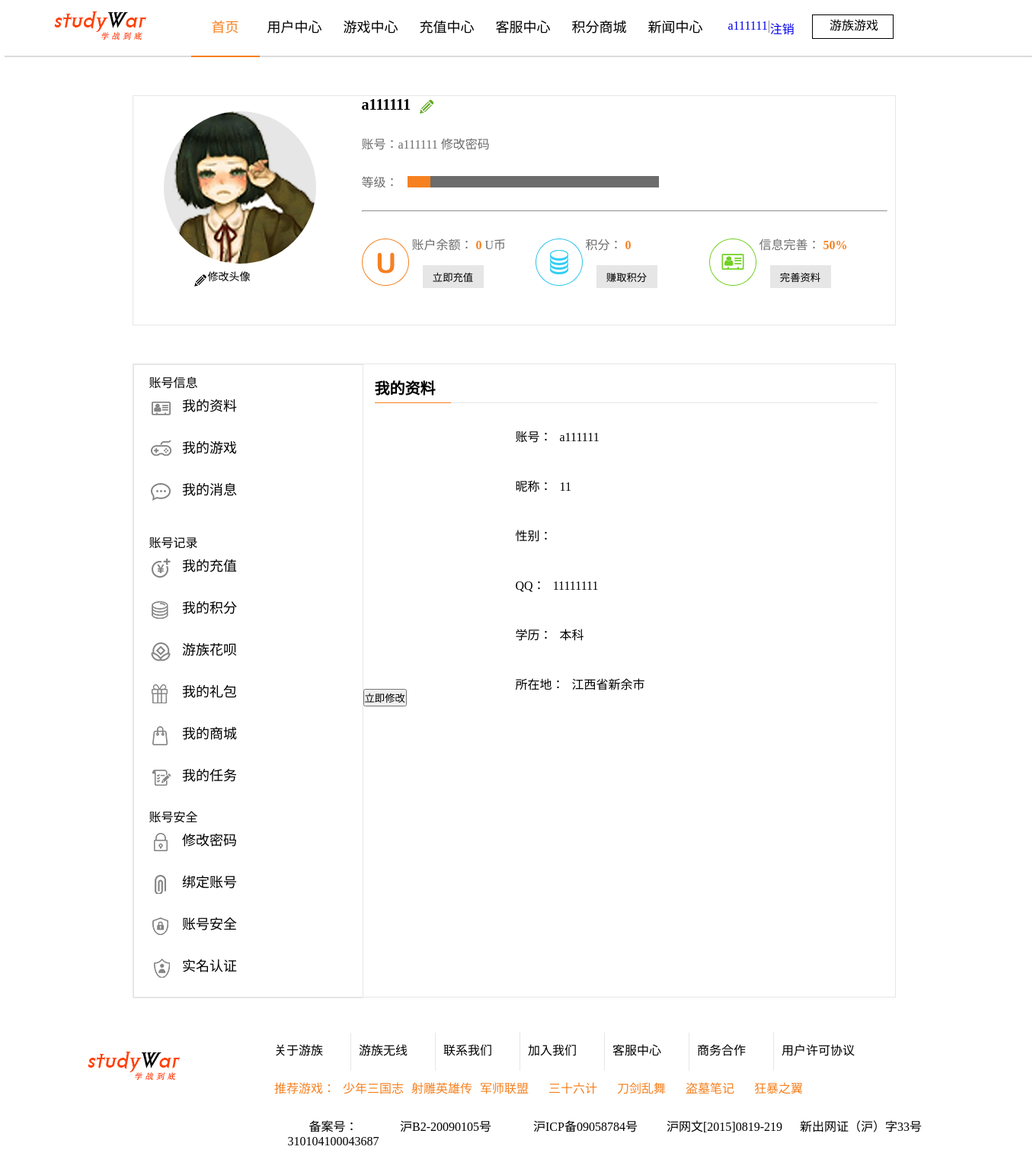
Screenshot of /YeMianPHP/customer/ziliao.php (signed in) with the database file from the repository.
### tables this page shows
CREATE TABLE `message` (
  `message_id` int(8) unsigned NOT NULL AUTO_INCREMENT,
  `account_id` varchar(20) NOT NULL,
  `nickname` varchar(20) NOT NULL,
  `sex` enum('男','女','未填写','保密') NOT NULL DEFAULT '未填写',
  `QQ` varchar(20) NOT NULL DEFAULT '未填写',
  `xueli` varchar(20) DEFAULT '未填写',
  `province` varchar(20) DEFAULT '未填写',
  `city` varchar(20) DEFAULT '未填写',
  `jifen` int(8) NOT NULL DEFAULT '0',
  `Ubi` int(8) NOT NULL DEFAULT '0',
  `create_time` varchar(20) DEFAULT NULL,
  `update_time` varchar(20) DEFAULT NULL,
  `status` int(2) DEFAULT '1',
  PRIMARY KEY (`message_id`),
  UNIQUE KEY `account_id` (`account_id`),
  UNIQUE KEY `nickname` (`nickname`)
);

### YeMianPHP/customer/ziliao.php (the view, shortened to what this page needs)
<?php
$mysql=mysqli_connect('localhost', 'root', '', 'game');
mysqli_set_charset($mysql, 'utf8');
if(isset($_SESSION["code"])){
    $zhanghao=$_SESSION['account_id'];
}
$sql5="SELECT * FROM message WHERE account_id='{$zhanghao}' AND STATUS=1;";
$re5=mysqli_query($mysql, $sql5);
$temp5=array();
while ($data5=mysqli_fetch_assoc($re5)){
    $temp5[]=$data5;
}
?>
<!DOCTYPE html>
<html>
<head>
<link  rel="stylesheet" href="../../CSS/daohang.css"/>
<link  rel="stylesheet" href="../../CSS/customer.css"/>
</head>
<body>
<div class="top">
    <a class="logo" href="#"></a>
   <ul class="ul1">
        <li><span></span><a href="index2.php"class="active">首页</a></li>
        <li><span></span><a href="customer.php">用户中心</a></li>
        <li><span></span><a href="YeYou.php">游戏中心</a></li>
        <li><span></span><a href="pay.php">充值中心</a></li>
        <li><span></span><a href="keFu.php">客服中心</a></li>
        <li><span></span><a href="shop.php">积分商城</a></li>
        <li><span></span><a href="gameNews.php">新闻中心</a></li>
    </ul>
    <ul class="ul2">
        <?php foreach ($temp5 as $v){?>
       <li><a href="#"><?php echo $v['account_id']?></a></li>
       <li>|</li>
       <li><a href="login.php?action=logout">注销</a></li>
       <?php }?>
    </ul>
    <div class="select1"><span class="you">&nbsp;</span>游族游戏</div>
</div>
<div class="main">
    <div class="up">
        <div class="left">
            <span>&nbsp;</span>
            <p><span>&nbsp;</span>修改头像</p>
        </div>
        <div class="right">
            <div class="right1">
                <ul>
                <?php foreach ($temp5 as $v){?>
                    <li><b><?php echo $v['account_id']?></b><span>&nbsp;</span></li>
                    <li><a>账号：<?php echo $v['account_id']?></a>
                          <a href="./customer/pwd.php">修改密码</a>
                    </li>
                    <li><a>等级：</a>
                        <div class="one"></div>
                        <div class="two"></div>
                    </li>
                    <?php }?>
                </ul>
            </div>
            <hr/>
            <div class="right2">
                <ul>
                    <?php foreach ($temp5 as $v){?>
                    <li>
                        <span>&nbsp;</span>
                        <a>账户余额：</a>
                        <b><?php echo $v['Ubi']?></b>
                        <a>U币</a>
                        <input type="button" value="立即充值" onclick="location.href='../pay.php'"/>
                    </li>
                    <li>
                        <span>&nbsp;</span>
                        <a>积分：</a>
                        <b><?php echo $v['jifen']?></b>
                        <input type="button" value="赚取积分" onclick="location.href='../shop.php'"/>
                    </li>
                    <li>
                        <span>&nbsp;</span>
                        <a>信息完善：</a>
                        <b>50%</b>
                        <input type="button" value="完善资料"/>
                    </li>
                    <?php }?>
                </ul>
            </div>
        </div>
    </div>
    <div class="down1">
        <div class="left">
            <div class="div1">
                <p>账号信息</p>
                <ul>
                    <li><span>&nbsp;</span>&nbsp;&nbsp;&nbsp;<a href="#">我的资料</a></li>
                    <li><span>&nbsp;</span>&nbsp;&nbsp;&nbsp;<a href="#">我的游戏</a></li>
                    <li><span>&nbsp;</span>&nbsp;&nbsp;&nbsp;<a href="#">我的消息</a></li>
                </ul>
            </div>
            <div class="div2">
                <p>账号记录</p>
                <ul>
                    <li><span>&nbsp;</span>&nbsp;&nbsp;&nbsp;<a href="#">我的充值</a></li>
                    <li><span>&nbsp;</span>&nbsp;&nbsp;&nbsp;<a href="#">我的积分</a></li>
                    <li><span>&nbsp;</span>&nbsp;&nbsp;&nbsp;<a href="#">游族花呗</a></li>
                    <li><span>&nbsp;</span>&nbsp;&nbsp;&nbsp;<a href="#">我的礼包</a></li>
                    <li><span>&nbsp;</span>&nbsp;&nbsp;&nbsp;<a href="#">我的商城</a></li>
                    <li><span>&nbsp;</span>&nbsp;&nbsp;&nbsp;<a href="#">我的任务</a></li>
                </ul>
            </div>
            <div class="div3">
                <p>账号安全</p>
                <ul>
                    <li><span>&nbsp;</span>&nbsp;&nbsp;&nbsp;<a href="pwd.php">修改密码</a></li>
                    <li><span>&nbsp;</span>&nbsp;&nbsp;&nbsp;<a href="#">绑定账号</a></li>
                    <li><span>&nbsp;</span>&nbsp;&nbsp;&nbsp;<a href="../customer.php">账号安全</a></li>
                    <li><span>&nbsp;</span>&nbsp;&nbsp;&nbsp;<a href="#">实名认证</a></li>
                </ul>
            </div>
        </div>
         <div class="right " id="zhanghao">
            <div class="one"><b>我的资料</b></div>
            <div class="ziliao">
                <ul class='two_1'>
                    <?php foreach ($temp5 as $v){?>
                    <li><span>账号：</span><a><?php echo $v['account_id']?></a></li>
                    <li><span>昵称：</span><a><?php echo $v['nickname']?></a></li>
                    <li><span>性别：</span><a><?php echo $v['sex']?></a></li>
                    <li><span>QQ：</span><a><?php echo $v['QQ']?></a></li>
                    <li><span>学历：</span><a><?php echo $v['xueli']?></a></li>
                    <li><span>所在地：</span><a><?php echo $v['province']?><?php echo $v['city']?></a></li>
                    <?php }?>
                </ul>
                <input type="button" value='立即修改' onclick="location.href='ziliaoEdit.php'"/>
            </div>
        </div>
    </div>
</div>
<div class="down">
    <span>&nbsp;</span>
    <ul>
        <li>关于游族</li>
        <li>游族无线</li>
        <li>联系我们</li>
        <li>加入我们</li>
        <li>客服中心</li>
        <li>商务合作</li>
        <li>用户许可协议</li>
    </ul>
     <ul>
        <li>推荐游戏：</li>
        <li><a>少年三国志</a></li>
        <li><a>射雕英雄传</a></li>
        <li><a>军师联盟</a></li>
        <li><a>三十六计</a></li>
        <li><a>刀剑乱舞</a></li>
        <li><a>盗墓笔记</a></li>
        <li><a>狂暴之翼</a></li>
    </ul>
    <ul>
        <li><a>备案号：310104100043687</a></li>
        <li><a>沪B2-20090105号</a></li>
        <li><a>沪ICP备09058784号</a></li>
        <li><a>沪网文[2015]0819-219</a></li>
        <li><a>新出网证（沪）字33号</a></li>
    </ul>
</div>
</body>
</html>

### CSS/daohang.css (style rules this page uses)
* { margin:0px;padding:0px; }
a { text-decoration:none;text-align:center;display:inline-block; }
.top { width:1349px;height:73px;position:relative;margin:0px auto;background:#FFF;border-bottom:2px solid #DBDBDB; }
.logo { width:151px;height:50px;position:absolute;left:50px;top:10px;background:url('../img/daohang/teamIcom.png'); }
.top ul.ul1 { width:700px;height:73px;position:absolute;left:235px; }
.top ul.ul1 li { margin-left:10px;width:90px;height:73px;list-style:none;float:left;text-align:center;line-height:73px;position:relative; }
.top ul.ul1 li a { text-decoration:none;text-align:center;list-style:none;float:left;line-height:73px;font-size:18px;color:black; }
.top .ul2 { width:180px;height:73px;position:absolute;left:950px; }
.top .ul2 li { list-style:none;height:73px;text-align:center;float:left;margin-top:25px;font-size:16px;color:#6C6C6C; }
.top .select1 { width:105px;height:30px;position:absolute;left:1060px;top:19px;border:1px solid black;text-align:center; }
.top .ul1 li a.active { diaplay:inline-block;width:90px;height:73px;color:#F58120;border-bottom:2px solid #F58120; }
.down { width:1348px;height:200px;position:relative; }
.down span { display:inline-block;width:151px;height:50px;background:url('../img/daohang/teamIcom.png');position:absolute;top:20px;left:100px; }
.down ul { width:1000px;height:50px;margin-left:350px; }
.down ul:nth-of-type(1) li { width:100px;height:40px;list-style:none;float:left;border-left:1px solid #E6E6E6;padding-left:10px;padding-top:10px; }
.down ul:nth-of-type(1) li:nth-of-type(1) { border:none; }
.down ul:nth-of-type(2) li { width:80px;height:40px;list-style:none;float:left;padding-left:10px;padding-top:10px;color:#F58120; }
.down ul:nth-of-type(3) li { width:175px;height:40px;list-style:none;float:left;padding-top:10px; }

### rows the page displays
message: account "a111111", Ubi "0", jifen "0", nickname "11", QQ "11111111", xueli "本科", province "江西省", city "新余市"
